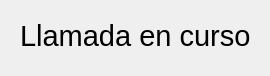
<?xml version="1.0" encoding="UTF-8"?>
<ui version="4.0">
 <class>Dialog</class>
 <widget class="QDialog" name="Dialog">
  <property name="geometry">
   <rect>
    <x>0</x>
    <y>0</y>
    <width>270</width>
    <height>76</height>
   </rect>
  </property>
  <property name="windowTitle">
   <string>Dialog</string>
  </property>
  <widget class="QLabel" name="label">
   <property name="geometry">
    <rect>
     <x>20</x>
     <y>20</y>
     <width>231</width>
     <height>31</height>
    </rect>
   </property>
   <property name="font">
    <font>
     <pointsize>22</pointsize>
    </font>
   </property>
   <property name="text">
    <string>Llamada en curso</string>
   </property>
  </widget>
 </widget>
 <resources/>
 <connections/>
</ui>
